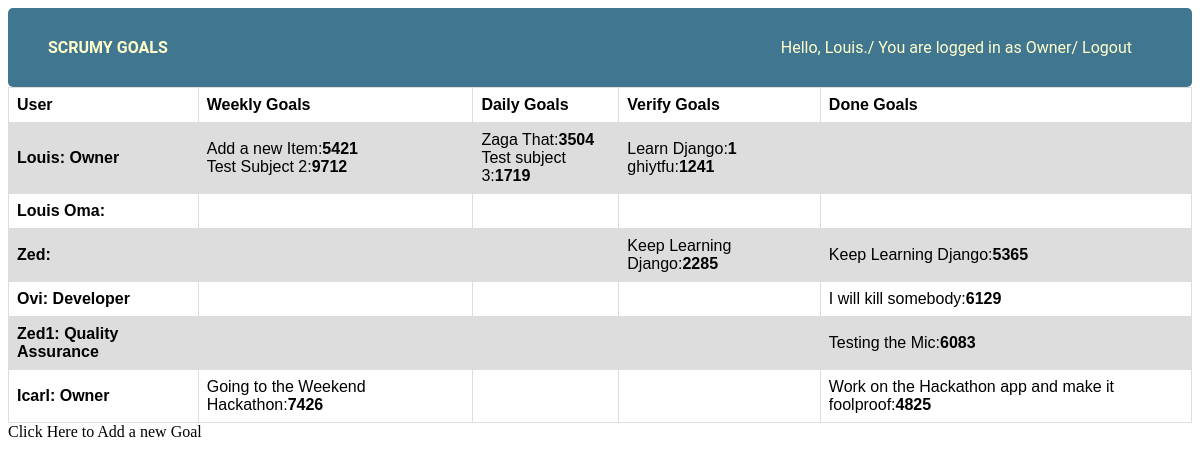
The page /madusonovidiusscrumy/ (signed in) on the database its author committed.
### madusonovidiusscrumy/models.py (models this page shows, shortened)
class ScrumyGoals(models.Model):
    goal_name = models.CharField(max_length=50)
    goal_id = models.IntegerField()
    created_by = models.CharField(max_length=50)
    moved_by = models.CharField(max_length=50)
    owner = models.CharField(max_length=50)
    goal_status = models.ForeignKey(GoalStatus, on_delete=models.PROTECT,)
    user = models.ForeignKey(User,
                             related_name='created_by',
                             on_delete=models.PROTECT,)

### madusonovidiusscrumy/views.py (the view)
# urls.py: path('', views.home, name='home'),
@login_required
def home(request):
    scrumygoals = ScrumyGoals.objects.all()
    user = User.objects.all()
    dictionary = {
        'users': user,
        'scrumygoals': scrumygoals
    }
    return render(request, 'home.html', dictionary)

### madusonovidiusscrumy/templates/madusonovidiusscrumy/home.html (shortened to what this page needs)
{% load static %}
<link href="/static/styles.css" rel="stylesheet" type="text/css">
<div id="header">
    <a href="{% url 'madusonovidiusscrumy:home' %}"><h1 style="font-size: inherit">SCRUMY GOALS</h1></a>
<div id="user-tools">
    {% if user.is_authenticated %}
       Hello, {{ user.get_username.title }}./ You are logged in as {{ user.groups.get }}/
       <a href="{% url 'logout'%}">Logout</a>
   {% else %}
       <a href="{% url 'login'%}?next={{request.path}}">Login</a>
   {% endif %}
</div>
  </div>
<table>
        <tr>
        <th>User</th>
        <th>Weekly Goals</th>
        <th>Daily Goals</th>
        <th>Verify Goals</th>
        <th>Done Goals</th>
        </tr>
        {% for user in users %}
        <tr>
            <td><b>{{ user.username.title }}: {{ user.groups.get }}</b></td>
            <td>
            {% for goal in user.created_by.all %}
                {% if goal.goal_status.status_name == 'Weekly Goal' %}
                    <a href="{% url 'madusonovidiusscrumy:movegoal' goal.goal_id %}">{{ goal.goal_name }}:<b>{{ goal.goal_id }}</b></a><br>
                {% endif %}
            {% endfor %}
            </td>
            <td>
            {% for goal in user.created_by.all %}
                {% if goal.goal_status.status_name == 'Daily Goal' %}
               <a href="{% url 'madusonovidiusscrumy:movegoal' goal.goal_id %}">{{ goal.goal_name }}:<b>{{ goal.goal_id }}</b></a><br>
                {% endif %}
                {% endfor %}
            </td>
            <td>
            {% for goal in user.created_by.all %}
                {% if goal.goal_status.status_name == 'Verify Goal' %}
                    <a href="{% url 'madusonovidiusscrumy:movegoal' goal.goal_id %}">{{ goal.goal_name }}:<b>{{ goal.goal_id }}</b></a><br>
                {% endif %}
                {% endfor %}
            </td>
            <td>
            {% for goal in user.created_by.all %}
                {% if goal.goal_status.status_name == 'Done Goal' %}
                <a href="{% url 'madusonovidiusscrumy:movegoal' goal.goal_id %}">{{ goal.goal_name }}:<b>{{ goal.goal_id }}</b></a><br>
                {% endif %}
                {% endfor %}
            </td>
        </tr>
        {% endfor %}
</table>
<a href="{% url 'madusonovidiusscrumy:addgoal' %}"> Click Here to Add a new Goal</a>

### static/styles.css (style rules this page uses)
table { font-family: arial, sans-serif; border-collapse: collapse; width: 100%; }
td, th { border: 1px solid #dddddd; text-align: left; padding: 8px; }
tr:nth-child(even) { background-color: #dddddd; }
div { border-radius: 5px; padding: 20px; }
#header { width: auto; height: auto; display: flex; justify-content: space-between; align-items: center; padding: 10px 40px; background: #417690; color: #ffc; overflow: hidden; font-family: "Roboto", "Lucida Grande", "DejaVu Sans", "Bitstream Vera Sans", "Verdana", "Arial", "sans-serif"; }
#user-tools { background-color: inherit; font-size: inherit; font-family: inherit; }
a:link,a:visited { text-decoration: none; color: unset; }

### rows shown on the page
ScrumyGoals: goal_name "Add a new Item", goal_id "5421"
ScrumyGoals: goal_name "Test Subject 2", goal_id "9712"
ScrumyGoals: goal_name "Zaga That", goal_id "3504"
ScrumyGoals: goal_name "Test subject 3", goal_id "1719"
ScrumyGoals: goal_name "Learn Django", goal_id "1"
ScrumyGoals: goal_name "ghiytfu", goal_id "1241"
ScrumyGoals: goal_name "Keep Learning Django", goal_id "2285"
ScrumyGoals: goal_name "Keep Learning Django", goal_id "5365"
ScrumyGoals: goal_name "I will kill somebody", goal_id "6129"
ScrumyGoals: goal_name "Testing the Mic", goal_id "6083"
ScrumyGoals: goal_name "Going to the Weekend Hackathon", goal_id "7426"
ScrumyGoals: goal_name "Work on the Hackathon app and make it foolproof", goal_id "4825"

### other values the page prints
{{ user.get_username.title }} "Louis"
{{ user.groups.get }} "Owner"
{{ user.username.title }} "Louis"
{{ user.username.title }} "Louis Oma"
{{ user.username.title }} "Zed"
{{ user.username.title }} "Ovi"
{{ user.groups.get }} "Developer"
{{ user.username.title }} "Zed1"
{{ user.groups.get }} "Quality Assurance"
{{ user.username.title }} "Icarl"
